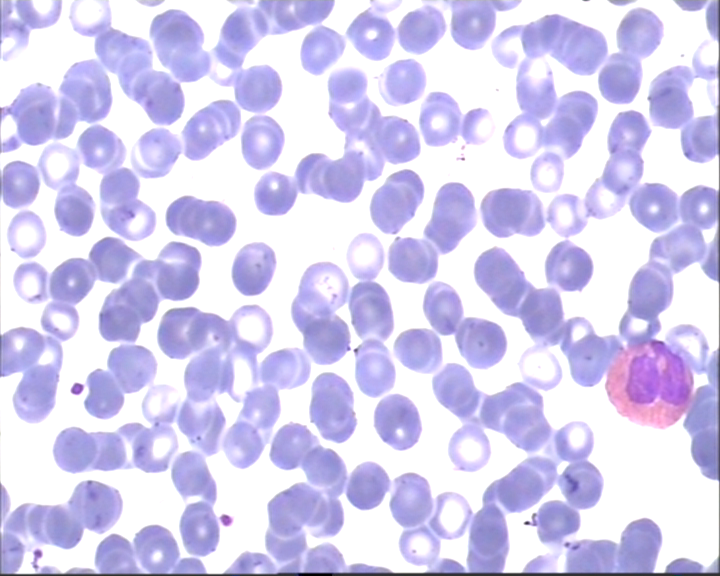
#> input picture data2/1.bmp, 720 x 576 px, found by its file name
$ python main_data2.py
#> lines starting #> are read from the running program, lines starting #| are printed output that depends on the picture; after the words box and inside, x2 and y2 are one past the last pixel; in counts of white or black regions, pixels touching at a corner belong together
import cv2 as cv
import time

import numpy as np

from matplotlib import pyplot as plt


# ----------------------------------------------------------------
def histogram_rgb(img):
    color = ('r', 'g', 'b')
    for i, col in enumerate(color):
        histr = cv.calcHist([img], [i], None, [256], [0, 256])
        plt.plot(histr, color=col)
        plt.xlim([0, 256])
    plt.show()


def prtplt(hist):
    plt.plot(hist)
    plt.xlim([0, 256])
    plt.legend(('histogram'), loc='upper left')
    plt.show()


def histogram_gray(image):
    img = np.copy(image)
    hist = cv.calcHist([img], [0], None, [256], [0, 256])
    size = img.shape[0] * img.shape[1]
    hist = hist / size
    return prtplt(hist)


# -------------------SOURCE-IMAGE---------------------------------
path = 'E:/Github/Machine-learning-for-counting-blood-cells/data2/image/1.bmp'
img_rgb = cv.imread(path)
#> img_rgb is the input picture: shape (576, 720, 3); mean B, G, R 240.5, 206.6, 212.4

# ------------------RGB-TO-GRAY_----------------------------------
img_gray = cv.cvtColor(img_rgb, cv.COLOR_RGB2GRAY)
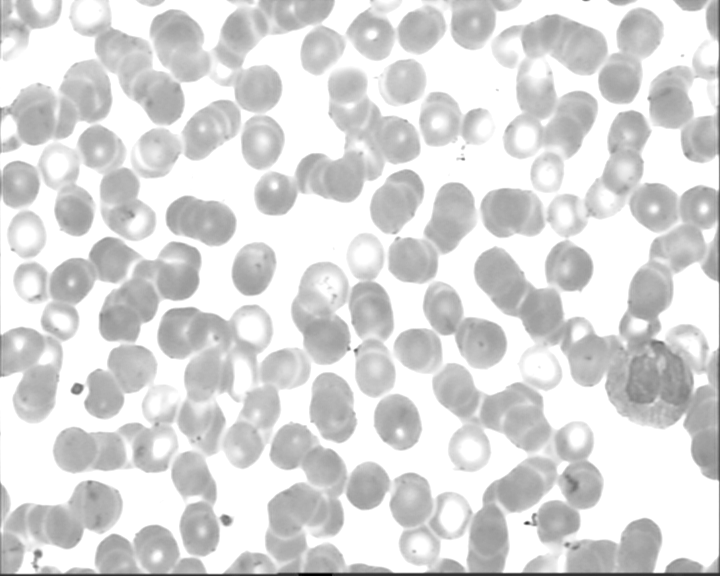
#> img_gray: shape (576, 720); min 0, max 255, mean 217.4

# -----------------OTSU-THRESHOLDING------------------------------
ret, img_otsu = cv.threshold(img_gray, 0, 255, cv.THRESH_BINARY_INV | cv.THRESH_OTSU)
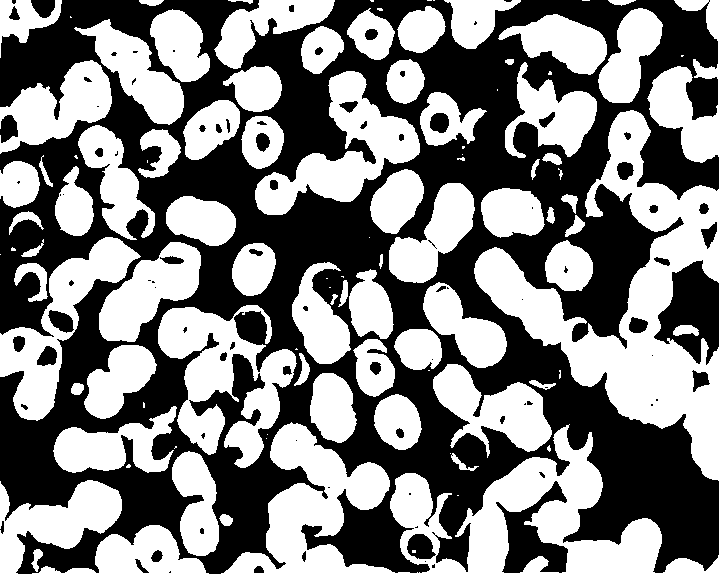
#> img_otsu: shape (576, 720); 50.3% white; 90 black regions (37 under 20 px), largest, box (x1, y1, x2, y2) and area: (0, 0, 719, 574) 193365, (654, 260, 719, 365) 4002, (496, 481, 568, 573) 2820
#> ret = 217
cv.imwrite('E:/Github/Machine-learning-for-counting-blood-cells/data2/otsu.png', img_otsu)

# -----------------HOUGH-CIRCLE-TRANSFORM---------------------------
gray = np.copy(img_otsu)
rows = gray.shape[0]
#> rows = 576
circles = cv.HoughCircles(img_gray, cv.HOUGH_GRADIENT, 1, rows / 30 , param1=50, param2=11, minRadius=11, maxRadius=19)
#> circles = 190 rows, first 8: [582.5, 490.5, 18.3], [34.5, 126.5, 18.3], [476.5, 126.5, 17.2], [74.5, 216.5, 18.3], [26.5, 238.5, 18.3], [641.5, 407.5, 17.2], [32.5, 404.5, 18.3], [456.5, 516.5, 17.2]
print(len(circles[0]))
#| 190

if circles is not None:
    circles = np.uint16(np.around(circles))
#> circles = 190 rows, first 8: [582, 490, 18], [34, 126, 18], [476, 126, 17], [74, 216, 18], [26, 238, 18], [642, 408, 17], [32, 404, 18], [456, 516, 17]
    for i in circles[0, :]:
        center = (i[0], i[1])
        cv.circle(img_rgb, center, 1, (0, 100, 100), 3)
        radius = i[2]
        cv.circle(img_rgb, center, radius, (255, 0, 255), 2)
#> this loop made 190 passes
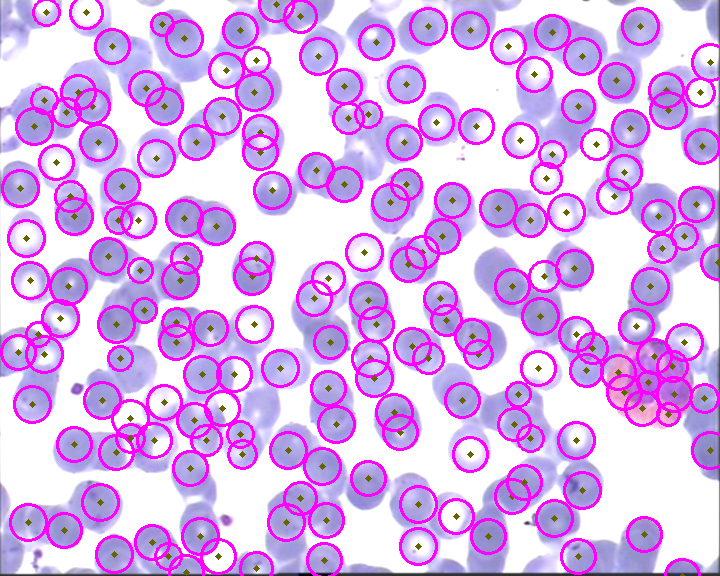
#> img_rgb: shape (576, 720, 3); 15% of pixels changed, all inside (x1, y1, x2, y2) = (0, 0, 720, 576)

cv.imwrite('E:/Github/Machine-learning-for-counting-blood-cells/data2/output.png', img_rgb)
